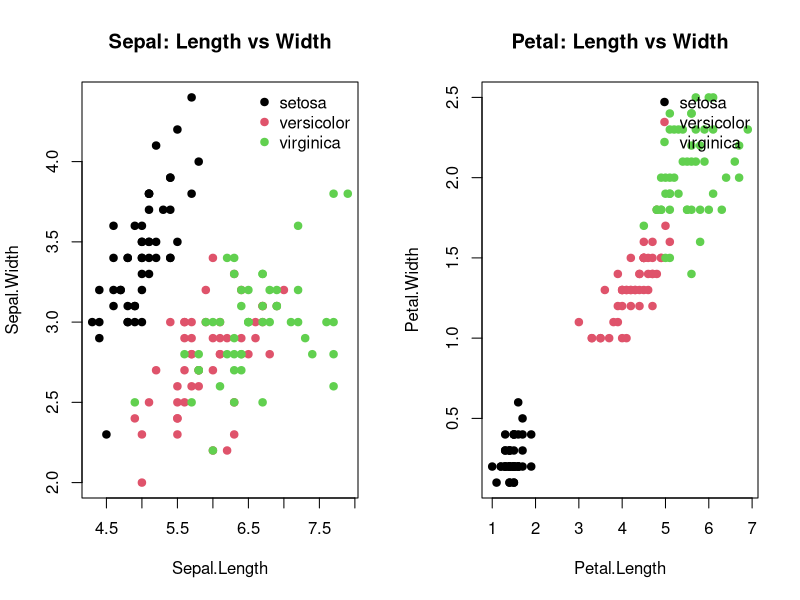
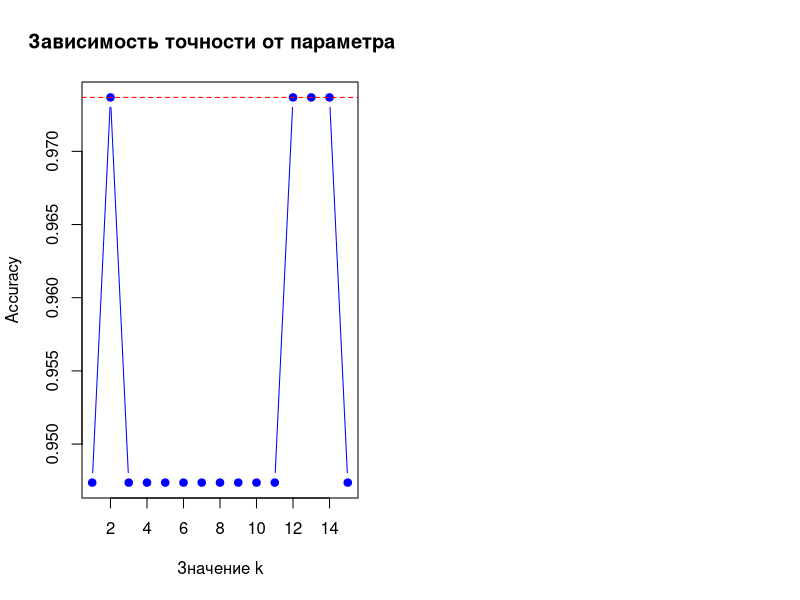
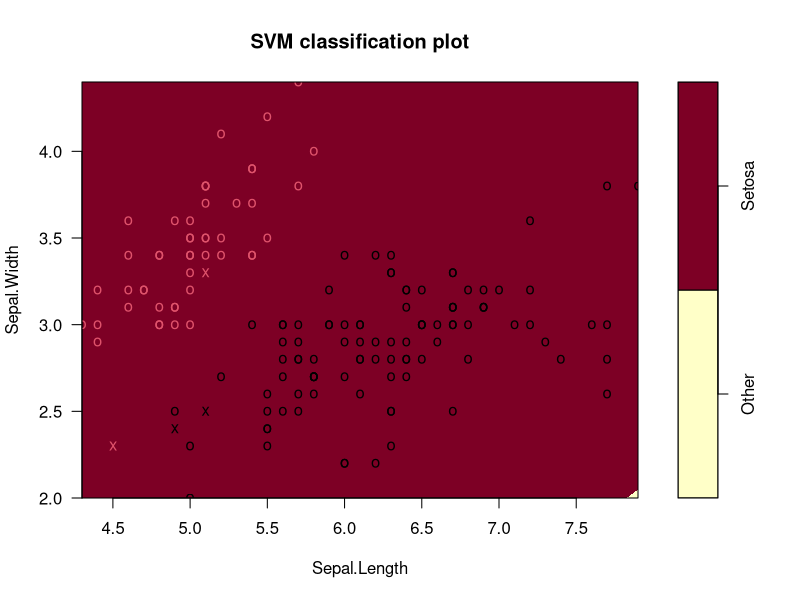
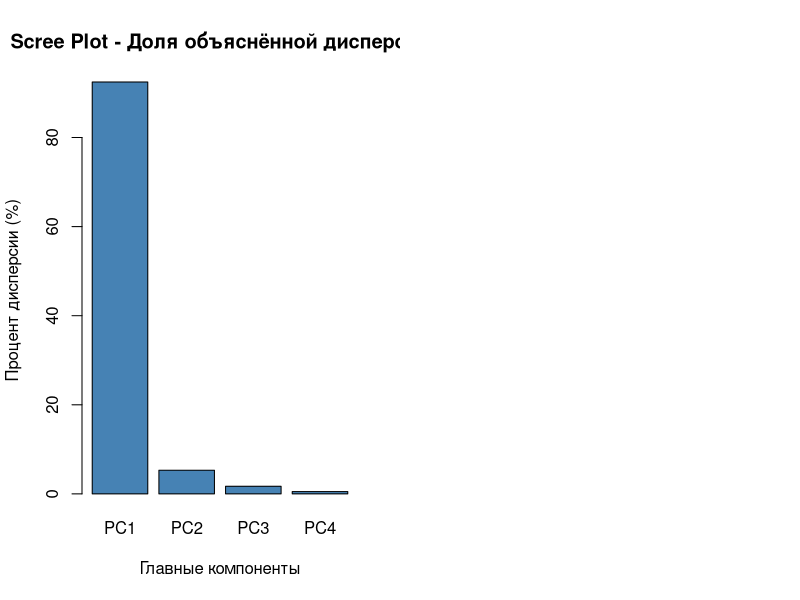
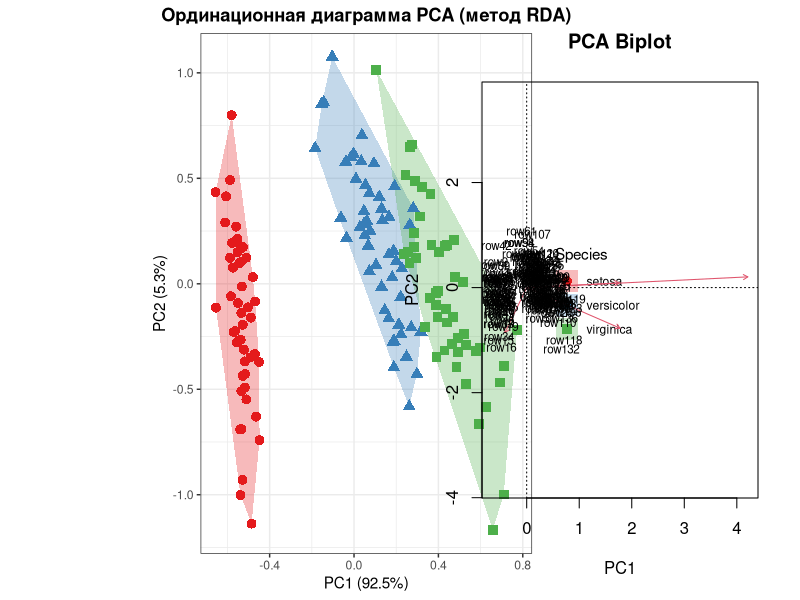

Source code (R) for these figures, in order:
## ---- chunk 1
knitr::opts_chunk$set(echo = TRUE, warning = FALSE, message = FALSE)
## ---- chunk 2
# Загружаем датасет iris
data(iris)

# Структура данных
str(iris)

# Распределение по классам
table(iris$Species)

# Процентное соотношение классов
round(prop.table(table(iris$Species)) * 100, digits = 1)
## ---- chunk 3
par(mfrow = c(1, 2))

# График Sepal.Length vs Sepal.Width
plot(iris$Sepal.Length, iris$Sepal.Width, 
     col = iris$Species, pch = 19,
     xlab = "Sepal.Length", ylab = "Sepal.Width",
     main = "Sepal: Length vs Width")
legend("topright", legend = levels(iris$Species), 
       bty = "n", pch = 19, col = 1:3)

# График Petal.Length vs Petal.Width
plot(iris$Petal.Length, iris$Petal.Width, 
     col = iris$Species, pch = 19,
     xlab = "Petal.Length", ylab = "Petal.Width",
     main = "Petal: Length vs Width")
legend("topright", legend = levels(iris$Species), 
       bty = "n", pch = 19, col = 1:3)
## ---- chunk 4
# Функция min-max нормализации
normMinMax <- function(x) {
  return((x - min(x)) / (max(x) - min(x)))
}

# Применяем нормализацию к числовым признакам
iris_norm <- as.data.frame(lapply(iris[1:4], normMinMax))

# Проверяем результат
summary(iris_norm)
## ---- chunk 5
set.seed(1234)

# Случайное разделение: 70% обучающая, 30% тестовая
indexes <- sample(2, nrow(iris), replace = TRUE, prob = c(0.7, 0.3))

# Обучающая выборка (признаки)
iris_train <- iris_norm[indexes == 1, ]
# Тестовая выборка (признаки)
iris_test <- iris_norm[indexes == 2, ]

# Метки классов
iris_train_labels <- iris[indexes == 1, 5]
iris_test_labels <- iris[indexes == 2, 5]

cat("Размер обучающей выборки:", nrow(iris_train), "\n")
cat("Размер тестовой выборки:", nrow(iris_test), "\n")
## ---- chunk 6
library(class)

# Построение модели KNN с k=3
iris_mdl <- knn(train = iris_train, 
                test = iris_test, 
                cl = iris_train_labels, 
                k = 3)

# Результаты предсказания
cat("Предсказанные классы:\n")
print(iris_mdl)
## ---- chunk 7
library(gmodels)

# CrossTable для оценки модели
CrossTable(x = iris_test_labels, 
           y = iris_mdl, 
           prop.chisq = FALSE)
## ---- chunk 8
# Построение матрицы ошибок
CM <- table(Факт = iris_test_labels, Прогноз = iris_mdl)
print(CM)
## ---- chunk 9
# Расчёт точности (accuracy)
accuracy <- sum(diag(CM)) / sum(CM)
cat("Точность модели (Accuracy):", round(accuracy * 100, 2), "%\n")

# Детальный анализ по классам
cat("\nКоличество правильных классификаций:", sum(diag(CM)), "\n")
cat("Общее количество наблюдений:", sum(CM), "\n")
## ---- chunk 10
# Проверка разных значений k
k_values <- 1:15
accuracies <- sapply(k_values, function(k) {
  pred <- knn(train = iris_train, test = iris_test, 
              cl = iris_train_labels, k = k)
  mean(pred == iris_test_labels)
})

# Визуализация
plot(k_values, accuracies, type = "b", 
     xlab = "Значение k", ylab = "Accuracy",
     main = "Зависимость точности от параметра k",
     pch = 19, col = "blue")
abline(h = max(accuracies), lty = 2, col = "red")
cat("Лучшее значение k:", k_values[which.max(accuracies)], 
    "с точностью", round(max(accuracies) * 100, 2), "%\n")
## ---- chunk 11
library(e1071)

# Загрузка данных
data(iris)

# Преобразуем в задачу бинарной классификации
# Класс 1: setosa, Класс 2: versicolor + virginica
iris_svm <- iris
iris_svm$Class <- as.factor(ifelse(iris$Species == "setosa", "Setosa", "Other"))

# Проверка распределения
table(iris_svm$Class)
## ---- chunk 12
# Построение SVM с линейным ядром и 10-fold перекрестной проверкой
svm_model <- svm(formula = Class ~ Sepal.Length + Sepal.Width + 
                          Petal.Length + Petal.Width,
                 data = iris_svm,
                 cross = 10,
                 kernel = "linear")

# Информация о модели
print(svm_model)
## ---- chunk 13
# Точность на перекрестной проверке
cat("Точность 10-fold CV:", round(svm_model$tot.accuracy, 2), "%\n")

# Предсказания модели
svm_predictions <- predict(svm_model)

# Матрица ошибок
svm_CM <- table(Факт = iris_svm$Class, Прогноз = svm_predictions)
print(svm_CM)

# Точность on training data
svm_accuracy <- mean(svm_predictions == iris_svm$Class)
cat("\nТочность на обучающих данных:", round(svm_accuracy * 100, 2), "%\n")
## ---- chunk 14
# Количество опорных векторов
cat("Количество опорных векторов:", svm_model$tot.nSV, "\n")
cat("Опорные векторы по классам:", svm_model$nSV, "\n")

# Визуализация (используем первые 2 признака для наглядности)
plot(svm_model, iris_svm, Sepal.Width ~ Sepal.Length,
     main = "SVM: Sepal.Width vs Sepal.Length")
## ---- chunk 15
# SVM для всех трёх классов
svm_multi <- svm(formula = Species ~ .,
                 data = iris,
                 cross = 10,
                 kernel = "linear")

cat("Точность многоклассовой SVM (10-fold CV):", 
    round(svm_multi$tot.accuracy, 2), "%\n")

# Матрица ошибок
multi_pred <- predict(svm_multi)
multi_CM <- table(Факт = iris$Species, Прогноз = multi_pred)
print(multi_CM)
## ---- chunk 16
library(vegan)
library(ggplot2)

# Используем числовые признаки iris
Y <- iris[, 1:4]

# Описательные статистики
summary(Y)
## ---- chunk 17
# Выполняем PCA с помощью rda() из пакета vegan
mod_pca <- rda(Y ~ 1)

# Полный отчёт PCA
summary(mod_pca)
## ---- chunk 18
# Собственные значения
eigenvalues <- mod_pca$CA$eig
cat("Собственные значения (eigenvalues):\n")
print(round(eigenvalues, 4))

# Доля объяснённой дисперсии
prop_var <- eigenvalues / sum(eigenvalues)
cumulative_var <- cumsum(prop_var)

variance_table <- data.frame(
  PC = paste0("PC", 1:length(eigenvalues)),
  Eigenvalue = round(eigenvalues, 4),
  Proportion = round(prop_var * 100, 2),
  Cumulative = round(cumulative_var * 100, 2)
)
print(variance_table)
## ---- chunk 19
# Scree plot
barplot(prop_var * 100, names.arg = paste0("PC", 1:length(eigenvalues)),
        main = "Scree Plot - Доля объяснённой дисперсии",
        ylab = "Процент дисперсии (%)",
        xlab = "Главные компоненты",
        col = "steelblue")
## ---- chunk 20
# Нагрузки переменных на главные компоненты
loadings <- scores(mod_pca, display = "species")
cat("Нагрузки переменных на главные компоненты:\n")
print(round(loadings, 4))
## ---- chunk 21
# Получаем координаты наблюдений
pca_scores <- as.data.frame(scores(mod_pca, display = "sites")[, 1:2])
colnames(pca_scores) <- c("PC1", "PC2")
pca_scores$Species <- iris$Species

# Включаем доли объяснённой дисперсии в названия осей
axX <- paste("PC1 (", 
             round(100 * mod_pca$CA$eig[1] / sum(mod_pca$CA$eig), 1), "%)", sep = "")
axY <- paste("PC2 (", 
             round(100 * mod_pca$CA$eig[2] / sum(mod_pca$CA$eig), 1), "%)", sep = "")

# Каркас (hull) для выделения классов на диаграмме
hull <- do.call(rbind, lapply(unique(pca_scores$Species), function(s) {
  f <- subset(pca_scores, Species == s)
  f[chull(f$PC1, f$PC2), ]
}))

# Построение ординационной диаграммы
ggplot() +
  geom_polygon(data = hull, aes(x = PC1, y = PC2, fill = Species), 
               alpha = 0.3, linetype = 0) +
  geom_point(data = pca_scores, 
             aes(x = PC1, y = PC2, shape = Species, colour = Species), 
             size = 3) +
  scale_colour_manual(values = c("setosa" = "#E41A1C", 
                                  "versicolor" = "#377EB8", 
                                  "virginica" = "#4DAF4A")) +
  scale_fill_manual(values = c("setosa" = "#E41A1C", 
                                "versicolor" = "#377EB8", 
                                "virginica" = "#4DAF4A")) +
  xlab(axX) + ylab(axY) +
  ggtitle("Ординационная диаграмма PCA (метод RDA)") +
  coord_equal() + 
  theme_bw() +
  theme(legend.position = "right",
        plot.title = element_text(hjust = 0.5, face = "bold"))
## ---- chunk 22
# Альтернативная визуализация с векторами переменных
biplot(mod_pca, display = c("sites", "species"), 
       type = c("points", "text"),
       main = "PCA Biplot")
## ---- chunk 23
sessionInfo()
